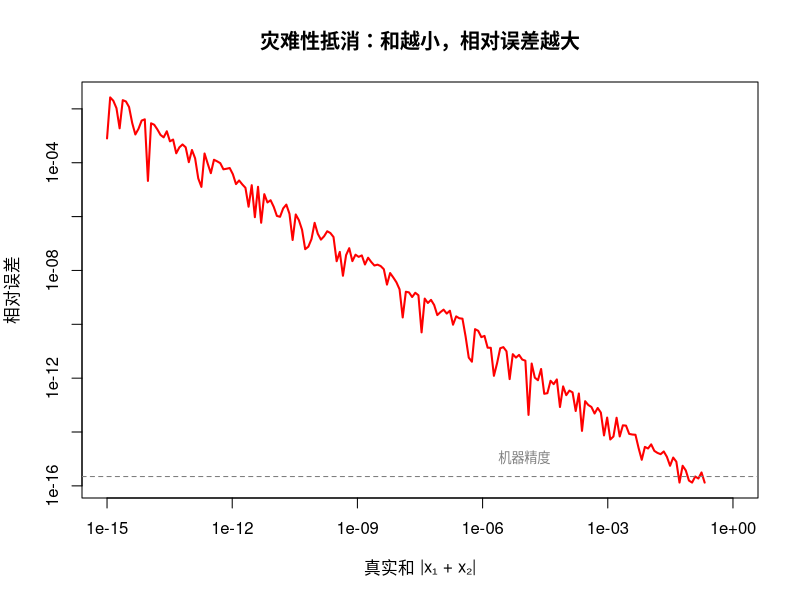
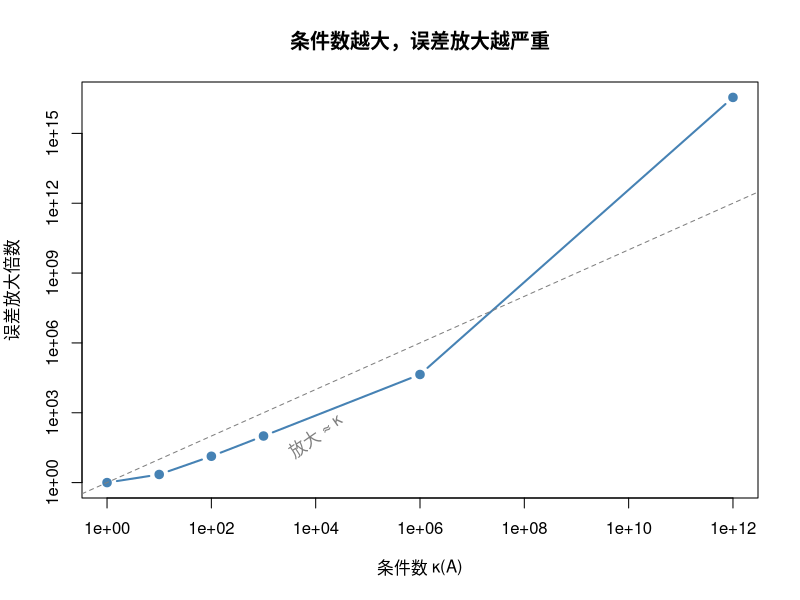
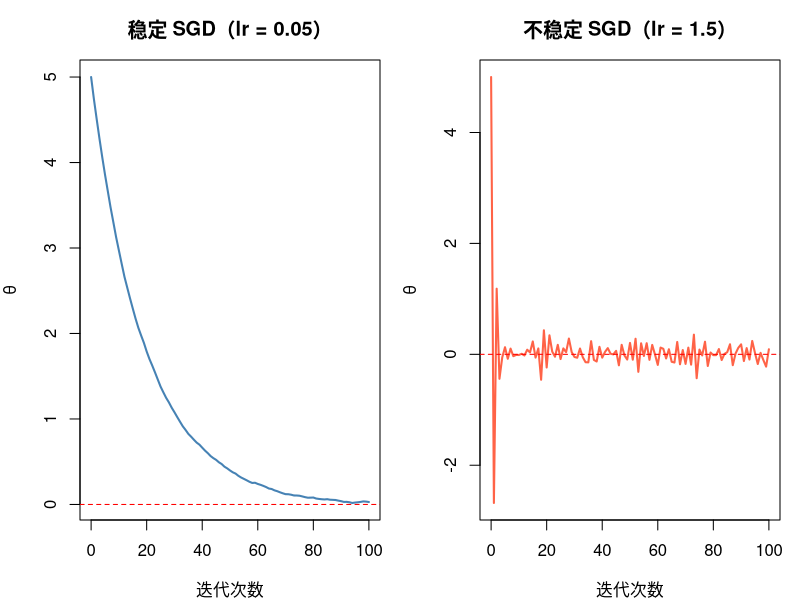
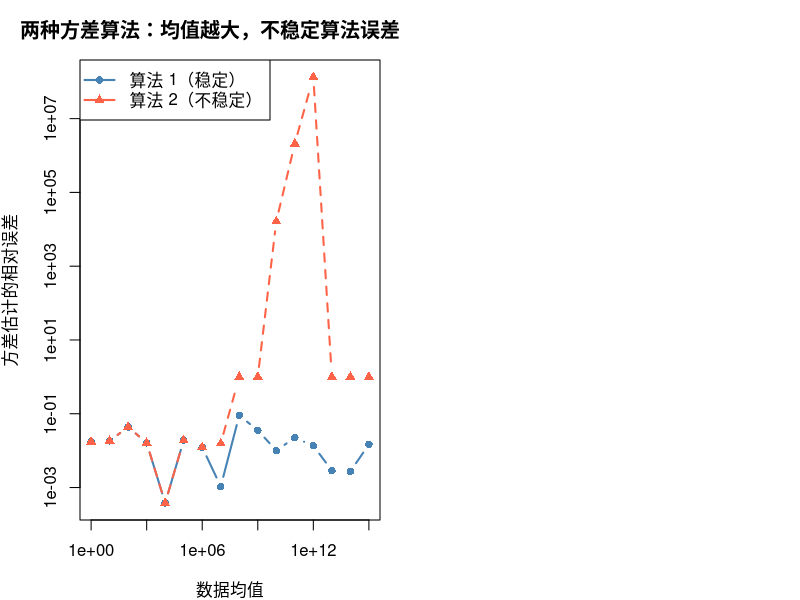
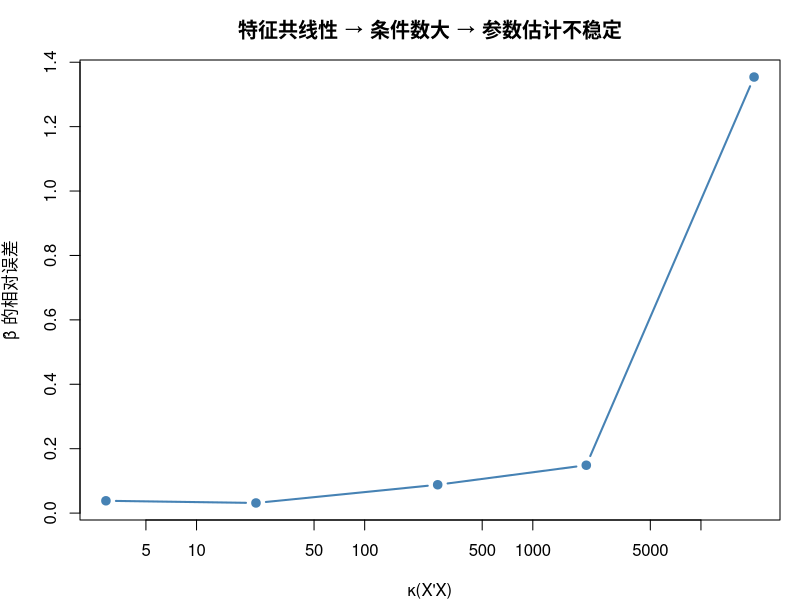

The R source for these figures, in order:
## ---- chunk 1
#| label: setup
# 辅助函数：迹
tr <- function(A) sum(diag(A))
## ---- chunk 2
#| label: scalar-error
# 标量误差的例子
v_true <- pi
v_approx <- 3.14

# 注意：用近似值 减去 真实值，不要反了
abs_err <- v_approx - v_true
# 注意：相对误差需要用范数，对于标量类型，用绝对值
rel_err <- abs(abs_err) / abs(v_true)

cat("真实值:    ", v_true, "\n")
cat("近似值:    ", v_approx, "\n")
cat("绝对误差:  ", abs_err, "\n")
cat("相对误差:  ", rel_err, "=", round(rel_err * 100, 2), "%\n")
## ---- chunk 3
#| code-fold: true
#| code-summary: "点击查看答案"
v_approx2 <- 22 / 7
abs_err2 <- v_approx2 - pi
rel_err2 <- abs(abs_err2) / pi

cat("22/7 的绝对误差:", abs_err2, "\n")
cat("22/7 的相对误差:", rel_err2, "=", round(rel_err2 * 100, 4), "%\n")
cat("3.14 的相对误差:", rel_err, "=", round(rel_err * 100, 4), "%\n")
cat("\n结论: 22/7 的相对误差更小，是更好的近似\n")
## ---- chunk 4
#| label: vector-error
# PPT 上的例子
v <- c(3, 4)
v_tilde <- c(3.2, 4.3)

# 绝对误差向量
delta_v <- v_tilde - v
cat("绝对误差向量 Δv:", delta_v, "\n")

# 绝对误差的范数（用欧几里得范数)
# 向量类型，欧几里得范数就是2范数
# 用向量的2-范数定义计算
abs_err_norm <- sqrt(sum(delta_v^2))
# 直接用函数计算
# norm(delta_v,"2")
cat("||Δv||_2 =", abs_err_norm, "\n")

# 相对误差
rel_err_v <- abs_err_norm / sqrt(sum(v^2))
# rel_err_v <- abs_err_norm / norm(v,"2"))
cat("相对误差 δ_v =", round(rel_err_v, 4), "=", round(rel_err_v * 100, 2), "%\n")

# 验证误差界：ε = 0.1 是否为相对误差界？
cat("\nδ_v =", round(rel_err_v, 4), "< 0.1 ?", rel_err_v < 0.1, "\n")
cat("→ ε = 0.1 是一个有效的相对误差界\n")
## ---- chunk 5
#| label: error-bound-lemma
# 用上面的例子验证引理
z <- v
z_tilde <- v_tilde
delta_z <- rel_err_v

norm_z <- sqrt(sum(z^2))
norm_z_tilde <- sqrt(sum(z_tilde^2))

lower <- norm_z * (1 - delta_z)
upper <- norm_z * (1 + delta_z)

cat("||z|| =", norm_z, "\n")
cat("||z̃|| =", round(norm_z_tilde, 4), "\n")
cat("下界: ||z||(1-δ) =", round(lower, 4), "\n")
cat("上界: ||z||(1+δ) =", round(upper, 4), "\n")
cat("\n验证:", round(lower, 4), "≤", round(norm_z_tilde, 4), "≤", round(upper, 4), "✓\n")
## ---- chunk 6
#| code-fold: true
#| code-summary: "点击查看答案"
A_ex <- matrix(c(1, 2, 3, 4), 2, byrow = TRUE)
A_tilde <- matrix(c(1.01, 2.02, 2.99, 3.98), 2, byrow = TRUE)

delta_A <- A_tilde - A_ex
rel_err_A <- norm(delta_A, "F") / norm(A_ex, "F")
# rel_err_A <- norm(delta_A, "F") / norm(A_ex, "F")
cat("相对误差 δ_A =", round(rel_err_A, 6), "\n")

lower_A <- norm(A_ex, "F") * (1 - rel_err_A)
upper_A <- norm(A_ex, "F") * (1 + rel_err_A)
cat("下界:", round(lower_A, 4), "≤ ||Ã||_F =", round(norm(A_tilde, "F"), 4),
    "≤ 上界:", round(upper_A, 4), "✓\n")
## ---- chunk 7
#| label: error-decomposition
# PPT 上的例子：计算 e^π
# 问题 f(x) = e^x，真实输入 x = π
# 算法 f̃(x) = 1 + x + x²/2（泰勒截断到二阶）
# 实际输入 x̃ = 3（对 π 的近似）

f <- function(x) exp(x)                       # 精确函数
f_tilde <- function(x) 1 + x + x^2 / 2        # 近似算法

x_true <- pi
x_tilde <- 3

# 总误差 - 由于数据和算法永远有误差，所以总误差永远算不出来
total_err <- f_tilde(x_tilde) - f(x_true)

# 算法误差：f̃(x̃) - f(x̃) - 永远无法得到精确的数据，所以算法误差总是基于观测数据计算
algo_err <- f_tilde(x_tilde) - f(x_tilde)

# 输入传播误差：f(x̃) - f(x)
input_err <- f(x_tilde) - f(x_true)

cat("f(π) = e^π ≈", round(f(x_true), 3), "\n")
cat("f̃(3)      ≈", round(f_tilde(x_tilde), 3), "\n\n")

cat("总误差:       ", round(total_err, 3), "\n")
cat("算法误差:     ", round(algo_err, 3), "(截断泰勒级数)\n")
cat("输入传播误差: ", round(input_err, 3), "(用 3 代替 π)\n")
cat("验证: 算法误差 + 传播误差 =", round(algo_err + input_err, 3), "\n")
## ---- chunk 8
#| label: improve-algorithm
# 增加泰勒展开的项数，看算法误差如何减小
cat("泰勒展开阶数 vs 算法误差：\n")
for (k in 2:10) {
  f_taylor <- function(x, order = k) {
    sum(x^(0:order) / factorial(0:order))
  }
  ae <- f_taylor(x_tilde, k) - f(x_tilde)
  cat(sprintf("  n = %2d: 算法误差 = %12.6f\n", k, ae))
}
cat("\n输入传播误差始终为:", round(input_err, 6), "（与算法无关）\n")
## ---- chunk 9
#| code-fold: true
#| code-summary: "点击查看答案"
x_tilde2 <- 3.14
total2 <- f_tilde(x_tilde2) - f(x_true)
algo2 <- f_tilde(x_tilde2) - f(x_tilde2)
input2 <- f(x_tilde2) - f(x_true)

cat("用 x̃ = 3.14:\n")
cat("  总误差:   ", round(total2, 3), "\n")
cat("  算法误差: ", round(algo2, 3), "(变大了！因为 x 更大时截断误差更大)\n")
cat("  传播误差: ", round(input2, 3), "(大幅减小)\n")
## ---- chunk 10
#| label: scalar-condition
# 标量函数条件数的例子

# 例1：f(x) = x^(-1)
# f'(x) = -x^(-2)，κ_abs = |f'(x)| = x^(-2)
# κ_rel = |f'(x)| · |x|/|f(x)| = x^(-2) · |x| / |x^(-1)| = 1
# 求倒数的相对条件数恒为 1——这是一个良态问题！

x_val <- 0.001
cat("f(x) = 1/x\n")
cat("κ_abs =", 1/x_val^2, "（绝对条件数很大）\n")
cat("κ_rel = 1（相对条件数恒为 1）\n\n")

# 例2：f(x) = sqrt(x)
# f'(x) = 1/(2√x)，κ_rel = (1/(2√x)) · x / √x = 1/2
cat("f(x) = √x\n")
cat("κ_rel = 0.5（良态，误差还会缩小一半）\n\n")

# 例3：f(x) = log(x)，当 x ≈ 1 时
# f'(x) = 1/x，κ_rel = (1/x) · x / |log(x)| = 1/|log(x)|
# 当 x → 1 时，log(x) → 0，κ_rel → ∞！
x_near1 <- 1.001
kappa_log <- 1 / abs(log(x_near1))
cat("f(x) = log(x)，x =", x_near1, "\n")
cat("κ_rel =", round(kappa_log, 1), "（病态！因为 log(1) = 0）\n")
## ---- chunk 11
#| code-fold: true
#| code-summary: "点击查看答案"
x_exp <- 10
# f'(x) = e^x，κ_rel = e^x · |x| / e^x = |x|
kappa_exp <- abs(x_exp)
cat("f(x) = e^x 在 x =", x_exp, "处：\n")
cat("κ_rel = |x| =", kappa_exp, "\n")
cat("含义：输入 1% 的误差 → 输出 10% 的误差\n")
cat("x 越大，条件数越大，问题越病态\n")

# 数值验证
x_pert <- x_exp * (1 + 0.01)  # 输入加 1% 扰动
output_rel_err <- abs(exp(x_pert) - exp(x_exp)) / exp(x_exp)
cat("\n数值验证：输入相对扰动 1%，输出相对误差 =",
    round(output_rel_err * 100, 2), "%\n")
cat("放大倍数 ≈", round(output_rel_err / 0.01, 2), "≈ κ_rel\n")
## ---- chunk 12
#| label: catastrophic-cancellation
# 灾难性抵消的演示
cat("===== 灾难性抵消 =====\n\n")

# 情况 1：良态——两个同号数相加
x1_good <- c(1e8, 2e8)
kappa_good <- sqrt(2) * sqrt(sum(x1_good^2)) / abs(sum(x1_good))
cat("x = (1e8, 2e8), 和 =", sum(x1_good), "\n")
cat("κ_rel ≤", round(kappa_good, 2), "（良态）\n\n")

# 情况 2：病态——两个大小相近的数相减
x1_bad <- c(1e8, -1e8 + 1)
kappa_bad <- sqrt(2) * sqrt(sum(x1_bad^2)) / abs(sum(x1_bad))
cat("x = (1e8, -1e8+1), 和 =", sum(x1_bad), "\n")
cat("κ_rel ≤", round(kappa_bad, 2), "（病态！）\n\n")

# 实际演示：有效数字丢失
a <- 1234567890.1234
b <- -1234567890.1230
cat("a =", format(a, digits = 16), "\n")
cat("b =", format(b, digits = 16), "\n")
cat("a + b =", format(a + b, digits = 16), "\n")
cat("真实值应该是 0.0004，但浮点精度可能丢失\n")

# 更极端的例子
a2 <- 1 + 1e-15
b2 <- 1
cat("\n(1 + 1e-15) - 1 =", format(a2 - b2, digits = 20), "\n")
cat("真实值 = 1e-15\n")
cat("相对误差 =", abs((a2 - b2) - 1e-15) / 1e-15, "\n")
## ---- chunk 13
#| label: cancellation-visual
#| fig-width: 8
#| fig-height: 5
# 可视化：随着抵消程度增大，相对误差急剧上升
eps_vec <- 10^seq(0, -15, length.out = 200)
rel_errors <- numeric(length(eps_vec))

for (i in seq_along(eps_vec)) {
  a_val <- 1
  b_val <- -(1 - eps_vec[i])   # a + b = eps_vec[i]
  computed_sum <- a_val + b_val
  true_sum <- eps_vec[i]
  rel_errors[i] <- abs(computed_sum - true_sum) / abs(true_sum)
}

plot(eps_vec, rel_errors, type = "l", log = "xy",
     xlab = "真实和 |x₁ + x₂|", ylab = "相对误差",
     main = "灾难性抵消：和越小，相对误差越大",
     col = "red", lwd = 2)
abline(h = .Machine$double.eps, lty = 2, col = "grey50")
text(1e-5, .Machine$double.eps * 5, "机器精度", col = "grey50", cex = 0.8)
## ---- chunk 14
#| label: matrix-condition
# PPT 测验：对角矩阵的条件数
# kappa() 函数有一个参数 exact，默认值是 FALSE。
# 当 exact = FALSE 时，R 使用一种近似估计算法来计算条件数，而不是直接通过奇异值分解计算精确值。
# 这种近似方法计算更快，但结果会有偏差
A_diag <- diag(c(2, 5, 0.1))
cat("A = diag(2, 5, 0.1)\n")
cat("奇异值:", svd(A_diag)$d, "\n")
cat("κ_2(A) = σ_max / σ_min =", max(svd(A_diag)$d), "/", min(svd(A_diag)$d),
    "=", max(svd(A_diag)$d) / min(svd(A_diag)$d), "\n")
cat("R 内置 kappa():", kappa(A_diag), "\n")
# cat("R 内置 kappa():", kappa(A_diag, exact = TRUE), "\n")
## ---- chunk 15
#| label: condition-demo
#| fig-width: 9
#| fig-height: 5
# 条件数对求解 Ax = b 的影响：系统性实验
set.seed(42)
n <- 10

# 用不同条件数构造矩阵
# 生成一个随机的正交矩阵 U
# 随机生成的一般矩阵不是正交的，但对它做 QR 分解后，
# Q 矩阵一定满足: Q^TQ = I
U <- qr.Q(qr(matrix(rnorm(n^2), n)))
cond_numbers <- c(1, 10, 100, 1000, 1e6, 1e12)

x_true <- rep(1, n)
perturbation <- rnorm(n, sd = 1e-10)

# 这个实验要验证的是：条件数越大，输入的微小扰动被放大得越厉害
results <- data.frame(
  kappa = cond_numbers,
  # 解x的相对误差 - |Δx| / |x|
  rel_err_x = numeric(length(cond_numbers)),
  # 误差放大倍数
  amplification = numeric(length(cond_numbers))
)

for (i in seq_along(cond_numbers)) {
  kk <- cond_numbers[i]
  # 构造条件数为 kk 的矩阵
  # seq(log(1), log(kk), length.out = n)：在对数尺度上生成 n 个均匀分布的点
  # 最小值是 log(1) 最大值是 log(10)
  # exp(...)：转回原尺度，得到从 1 到 kk 的等比数列作为奇异值
  # 为什么是等比： 假定生成的数为 a, a+d, a+2d, ...
  # exp 后是 e^a e^{a+d} e^{a+2d}
  # 前后项相除得到公比为 e^d
  sigmas <- exp(seq(log(1), log(kk), length.out = n))
  # 归一化，使最小奇异值为 1，最大为 kk
  #sigmas <- sigmas / sigmas[1]  # 最小奇异值 = 1
  # 通过 SVD 的形式构造矩阵
  # 等差数列的问题：奇异值集中在大值附近，小奇异值只有一个（1），其他都是几百。
  # 这不符合实际矩阵的奇异值分布特征。真实的病态矩阵，奇异值通常在各个数量级都有分布。
  # 等比数列的优势, 等比数列让奇异值在每个数量级都有代表
  # 通过特征值分解形势构造一个对称矩阵
  A_test <- U %*% diag(sigmas) %*% t(U)

  # Ax = b 的真实结果
  b_true <- A_test %*% x_true
  # 真实结果 + 微小的扰动
  # 验证的正是条件数的定义：输入 b 的微小扰动，会导致输出 x 多大的误差
  # b 上叠加扰动： 测量误差、数据噪声
  # A 上叠加扰动： 模型参数不确定性、浮点数舍入误差
  x_pert <- solve(A_test, b_true + perturbation)

  # 输入值的相对误差
  rel_input <- sqrt(sum(perturbation^2)) / sqrt(sum(b_true^2))
  # 输出的相对误差
  rel_output <- sqrt(sum((x_pert - x_true)^2)) / sqrt(sum(x_true^2))

  results$rel_err_x[i] <- rel_output
  results$amplification[i] <- rel_output / rel_input
}

cat("条件数 vs 误差放大\n")
cat(sprintf("%-12s  %-15s  %-15s\n", "κ(A)", "||Δx||/||x||", "放大倍数"))
cat(strrep("-", 45), "\n")
for (i in seq_len(nrow(results))) {
  cat(sprintf("%-12.0e  %-15.2e  %-15.1f\n",
              results$kappa[i], results$rel_err_x[i], results$amplification[i]))
}

# 可视化
plot(results$kappa, results$amplification, type = "b", log = "xy",
     pch = 19, col = "steelblue", lwd = 2,
     xlab = "条件数 κ(A)", ylab = "误差放大倍数",
     main = "条件数越大，误差放大越严重")
abline(0, 1, lty = 2, col = "grey50")
text(1e4, 1e2, "放大 ≈ κ", col = "grey50", srt = 35)
## ---- chunk 16
#| code-fold: true
#| code-summary: "点击查看答案"
cat("机器精度: ε ≈ 1e-16（输入的相对误差下界）\n")
cat("条件数: κ = 1e10\n")
cat("输出相对误差 ≤ κ × ε = 1e10 × 1e-16 = 1e-6\n")
cat("→ 约 6 位有效数字\n\n")
cat("丢失的有效数字数 ≈ log10(κ) =", log10(1e10), "\n")
cat("保留的有效数字数 ≈ 16 -", log10(1e10), "=", 16 - log10(1e10), "\n")
## ---- chunk 17
#| label: variance-stability
# PPT 上的例子：方差的两种算法
set.seed(5)
x <- rnorm(10^3, mean = 0, sd = 1) + 10^10   # 均值很大，方差为 1

# 算法 1：稳定（先减均值）
var1 <- mean((x - mean(x))^2)

# 算法 2：不稳定（展开公式）
var2 <- mean(x^2) - mean(x)^2

cat("真实方差 ≈ 1\n")
cat("算法 1（稳定）:  ", var1, "\n")
cat("算法 2（不稳定）:", var2, "\n\n")

# 为什么？分析中间量
a <- mean(x^2)
b <- mean(x)^2
cat("a = mean(x²)  =", format(a, digits = 20), "\n")
cat("b = mean(x)²  =", format(b, digits = 20), "\n")
cat("a - b          =", a - b, "\n")
cat("\n两个 ≈ 10^20 的数相减，结果 ≈ 1 → 灾难性抵消！\n")
## ---- chunk 18
#| label: variance-condition
# 计算算法 2 最后一步的条件数
a_val <- mean(x^2)
b_val <- mean(x)^2

kappa_subtraction <- sqrt(2) * sqrt(a_val^2 + b_val^2) / abs(a_val - b_val)
cat("减法步骤的 κ_rel ≈", format(kappa_subtraction, digits = 3), "\n")
cat("这意味着之前的微小舍入误差被放大了约", 
    format(kappa_subtraction, digits = 3, scientific = TRUE), "倍！\n")
## ---- chunk 19
#| code-fold: true
#| code-summary: "点击查看答案"
set.seed(5)
x_small <- rnorm(10^3, mean = 0, sd = 1)

var1_small <- mean((x_small - mean(x_small))^2)
var2_small <- mean(x_small^2) - mean(x_small)^2

cat("均值 ≈ 0 时：\n")
cat("算法 1:", var1_small, "\n")
cat("算法 2:", var2_small, "\n")
cat("差异: ", abs(var1_small - var2_small), "\n\n")
cat("因为 mean(x) ≈ 0，所以 a = mean(x²) ≈ 1，b = mean(x)² ≈ 0\n")
cat("a 和 b 大小差很多，不存在灾难性抵消\n")
## ---- chunk 20
#| label: sgd-stability
#| fig-width: 10
#| fig-height: 5
# 模拟一维 SGD：稳定 vs 不稳定
# 问题：最小化 f(θ) = θ²/2，最优解 θ* = 0
# 梯度 f'(θ) = θ
# 带噪声的梯度估计：∇̂ = θ + noise

set.seed(42)
n_iter <- 100

sgd_sim <- function(lr, noise_sd = 0.1) {
  theta <- 5  # 初始点
  path <- numeric(n_iter + 1)
  path[1] <- theta
  for (k in seq_len(n_iter)) {
    grad_noisy <- theta + rnorm(1, sd = noise_sd)  # 带噪声的梯度
    theta <- theta - lr * grad_noisy
    path[k + 1] <- theta
  }
  path
}

path_stable <- sgd_sim(lr = 0.05)
path_unstable <- sgd_sim(lr = 1.5)

par(mfrow = c(1, 2), mar = c(4, 4, 3, 1))

plot(0:n_iter, path_stable, type = "l", col = "steelblue", lwd = 2,
     xlab = "迭代次数", ylab = "θ",
     main = paste0("稳定 SGD（lr = 0.05）"),
     ylim = range(path_stable))
abline(h = 0, lty = 2, col = "red")

plot(0:n_iter, path_unstable, type = "l", col = "tomato", lwd = 2,
     xlab = "迭代次数", ylab = "θ",
     main = paste0("不稳定 SGD（lr = 1.5）"),
     ylim = range(path_unstable))
abline(h = 0, lty = 2, col = "red")
## ---- chunk 21
#| label: composite-stability
# 用方差的例子说明复合算法稳定性

# 算法 2 分解为两步：
# g(x) = (mean(x²), mean(x)²)   计算两个中间量
# h(a, b) = a - b                做减法

# 步骤 1 的误差很小（求均值和平方是稳定的）
# 步骤 2 的条件数很大（灾难性抵消）
# → 步骤 2 放大了步骤 1 的微小误差

# 算法 1 不存在这个问题：先减均值，消除了大数相减

# 模拟不同均值下两种算法的表现
means <- 10^seq(0, 15, by = 1)
errors <- matrix(NA, length(means), 2, dimnames = list(NULL, c("稳定", "不稳定")))

set.seed(123)
for (i in seq_along(means)) {
  x_test <- rnorm(1000, mean = means[i], sd = 1)
  true_var <- 1  # 理论方差

  # 稳定算法
  v1 <- mean((x_test - mean(x_test))^2)
  errors[i, 1] <- abs(v1 - true_var) / true_var

  # 不稳定算法
  v2 <- mean(x_test^2) - mean(x_test)^2
  errors[i, 2] <- abs(v2 - true_var) / true_var
}
## ---- chunk 22
#| label: composite-visual
#| fig-width: 8
#| fig-height: 5
matplot(means, errors, type = "b", log = "xy", pch = c(16, 17),
        col = c("steelblue", "tomato"), lwd = 2,
        xlab = "数据均值", ylab = "方差估计的相对误差",
        main = "两种方差算法：均值越大，不稳定算法误差越大")
abline(h = .Machine$double.eps, lty = 2, col = "grey50")
text(1e3, .Machine$double.eps * 5, "机器精度", col = "grey50")
legend("topleft", c("算法 1（稳定）", "算法 2（不稳定）"),
       col = c("steelblue", "tomato"), pch = c(16, 17), lwd = 2)
## ---- chunk 23
#| label: composite-example
# 复合问题 f = h ∘ g
# g: 计算 y = A*x（矩阵乘法，通常稳定）
# h: 计算 z = B^{-1}*y（求解线性系统，条件数取决于 B）

set.seed(7)
n <- 5
A <- matrix(rnorm(n^2), n)

# 构造条件数不同的 B
U_B <- qr.Q(qr(matrix(rnorm(n^2), n)))

# 情况 1：B 良态
B_good <- U_B %*% diag(seq(1, 2, length.out = n)) %*% t(U_B)

# 情况 2：B 病态
B_bad <- U_B %*% diag(c(seq(1, 2, length.out = n-1), 1e-10)) %*% t(U_B)

x_true <- rep(1, n)
z_true_good <- solve(B_good, A %*% x_true)
z_true_bad  <- solve(B_bad,  A %*% x_true)

# 给 x 加微小扰动
x_pert <- x_true + rnorm(n, sd = 1e-10)

z_pert_good <- solve(B_good, A %*% x_pert)
z_pert_bad  <- solve(B_bad,  A %*% x_pert)

cat("f = B⁻¹(Ax)：两步复合\n\n")

cat("B 良态 (κ ≈", round(kappa(B_good)), "):\n")
cat("  ||Δz||/||z|| =", sqrt(sum((z_pert_good - z_true_good)^2)) / sqrt(sum(z_true_good^2)), "\n\n")

cat("B 病态 (κ ≈", format(kappa(B_bad), digits = 3), "):\n")
cat("  ||Δz||/||z|| =", sqrt(sum((z_pert_bad - z_true_bad)^2)) / sqrt(sum(z_true_bad^2)), "\n\n")

cat("→ 第二步（h = B⁻¹·）的条件数决定了误差放大\n")
cat("→ 定理告诉我们：κ(h) 大时，g 的小误差被剧烈放大\n")
## ---- chunk 24
#| label: quadratic
# 求解 x² - 1e8·x + 1 = 0
# 精确解：x ≈ 1e8 和 x ≈ 1e-8
a <- 1; b <- -1e8; c_val <- 1

# 标准公式
disc <- sqrt(b^2 - 4 * a * c_val)
x1_std <- (-b + disc) / (2 * a)
x2_std <- (-b - disc) / (2 * a)

cat("标准公式:\n")
cat("  x₁ =", format(x1_std, digits = 16), "\n")
cat("  x₂ =", format(x2_std, digits = 16), "\n")

# 真实解（用高精度验算：x₁·x₂ = c/a = 1）
x1_true <- x1_std                          # 大根没问题
x2_true <- c_val / (a * x1_true)           # 利用韦达定理 x₁·x₂ = c/a

cat("\n韦达定理修正:\n")
cat("  x₁ =", format(x1_true, digits = 16), "\n")
cat("  x₂ =", format(x2_true, digits = 16), "\n")

cat("\nx₂ 的相对误差:\n")
cat("  标准公式:", abs(x2_std - x2_true) / abs(x2_true), "\n")
cat("  → 灾难性抵消导致 x₂ 丢失了大量精度！\n")
## ---- chunk 25
#| label: quadratic-stable
# 稳定的二次方程求解
stable_quadratic <- function(a, b, c_val) {
  disc <- sqrt(b^2 - 4 * a * c_val)
  # 选择不发生抵消的根
  if (b >= 0) {
    x1 <- (-b - disc) / (2 * a)
  } else {
    x1 <- (-b + disc) / (2 * a)
  }
  x2 <- c_val / (a * x1)  # 韦达定理
  c(x1, x2)
}

roots <- stable_quadratic(1, -1e8, 1)
cat("稳定算法:\n")
cat("  x₁ =", format(max(roots), digits = 16), "\n")
cat("  x₂ =", format(min(roots), digits = 16), "\n")
cat("  x₂ 的相对误差:", abs(min(roots) - x2_true) / abs(x2_true), "\n")
## ---- chunk 26
#| label: ml-condition
#| fig-width: 9
#| fig-height: 5
# 线性回归中：X'X 的条件数决定了参数估计的稳定性
set.seed(42)
n <- 100; p <- 5

# 构造不同程度共线性的特征矩阵
results_ml <- data.frame()

for (corr in c(0, 0.9, 0.99, 0.999, 0.9999)) {
  # 生成相关特征
  X_base <- matrix(rnorm(n * p), n)
  if (corr > 0) {
    X_base[, p] <- corr * X_base[, 1] + sqrt(1 - corr^2) * rnorm(n)
  }

  beta_true <- c(1, -2, 0.5, 0, 3)
  y <- X_base %*% beta_true + rnorm(n, sd = 0.5)

  # OLS
  XtX <- crossprod(X_base)
  beta_hat <- solve(XtX, crossprod(X_base, y))
  err <- sqrt(sum((beta_hat - beta_true)^2)) / sqrt(sum(beta_true^2))

  results_ml <- rbind(results_ml, data.frame(
    corr = corr,
    kappa = kappa(XtX),
    rel_err = err
  ))
}

cat(sprintf("%-10s  %-15s  %-15s\n", "相关系数", "κ(X'X)", "β̂ 相对误差"))
cat(strrep("-", 45), "\n")
for (i in seq_len(nrow(results_ml))) {
  cat(sprintf("%-10.4f  %-15.1f  %-15.6f\n",
              results_ml$corr[i], results_ml$kappa[i], results_ml$rel_err[i]))
}

par(mfrow = c(1, 1), mar = c(4, 4, 3, 1))
plot(results_ml$kappa, results_ml$rel_err, type = "b",
     log = "x", pch = 19, col = "steelblue", lwd = 2,
     xlab = "κ(X'X)", ylab = "β̂ 的相对误差",
     main = "特征共线性 → 条件数大 → 参数估计不稳定")
## ---- chunk 27
#| label: ridge-condition
# 岭回归如何改善条件数
set.seed(42)
n <- 100; p <- 5
X <- matrix(rnorm(n * p), n)
X[, p] <- 0.9999 * X[, 1] + sqrt(1 - 0.9999^2) * rnorm(n)

XtX <- crossprod(X)
cat("无正则化: κ(X'X) =", format(kappa(XtX), digits = 3), "\n")

for (lam in c(0.001, 0.01, 0.1, 1, 10)) {
  XtX_reg <- XtX + lam * diag(p)
  cat(sprintf("λ = %-6.3f: κ(X'X + λI) = %.1f\n", lam, kappa(XtX_reg)))
}
## ---- chunk 28
#| code-fold: true
#| code-summary: "点击查看答案"
f_sin <- sin
f_tilde_sin <- function(x) x - x^3 / 6

x_true_q <- pi
x_tilde_q <- 3.0

total <- f_tilde_sin(x_tilde_q) - f_sin(x_true_q)
algo <- f_tilde_sin(x_tilde_q) - f_sin(x_tilde_q)
prop <- f_sin(x_tilde_q) - f_sin(x_true_q)

cat("总误差:       ", total, "\n")
cat("算法误差:     ", algo, "(截断误差)\n")
cat("传播误差:     ", prop, "(sin(3) ≠ sin(π))\n")
cat("验证: ", algo, "+", prop, "=", algo + prop, "\n")
## ---- chunk 29
#| code-fold: true
#| code-summary: "点击查看答案"
# 计算各函数在 x ≈ 0 处的相对条件数 κ_rel = |f'(x)| · |x| / |f(x)|
x0 <- 1e-10

# A: f(x) = e^x, f'(x) = e^x
kA <- exp(x0) * abs(x0) / abs(exp(x0))
cat("A. e^x:        κ_rel =", kA, "\n")

# B: f(x) = sin(x), f'(x) = cos(x)
kB <- abs(cos(x0)) * abs(x0) / abs(sin(x0))
cat("B. sin(x):     κ_rel =", kB, "（≈ 1，良态）\n")

# C: f(x) = ln(1+x), f'(x) = 1/(1+x)
kC <- abs(1 / (1 + x0)) * abs(x0) / abs(log(1 + x0))
cat("C. ln(1+x):    κ_rel =", kC, "（≈ 1，良态）\n")

# D: f(x) = (1+x) - 1 = x，计算上会有灾难性抵消
# 数学上 f(x) = x，但计算 (1+x)-1 时会丢精度
val_D <- (1 + x0) - 1
cat("D. (1+x) - 1:  计算值 =", val_D, "，真实值 =", x0, "\n")
cat("   相对误差 =", abs(val_D - x0) / abs(x0), "\n")
cat("\n答案：D —— 灾难性抵消，计算时相当于两个近似相等的数相减\n")
## ---- chunk 30
#| code-fold: true
#| code-summary: "点击查看答案"
cat("由复合算法稳定性定理：\n\n")
cat("  总误差 ≤ h 的算法误差 + κ(h) × g 的误差\n\n")
cat("如果 h（后面的步骤）条件数大，它会放大前面所有步骤的误差。\n")
cat("反过来，如果条件数大的步骤放在最前面（作为 g），\n")
cat("后面的 h 只要条件数不大，就不会进一步放大。\n\n")
cat("简单比喻：\n")
cat("  - 先做 '危险操作'，误差只影响这一步\n")
cat("  - 后做 '危险操作'，它会放大前面所有步骤累积的误差\n")
